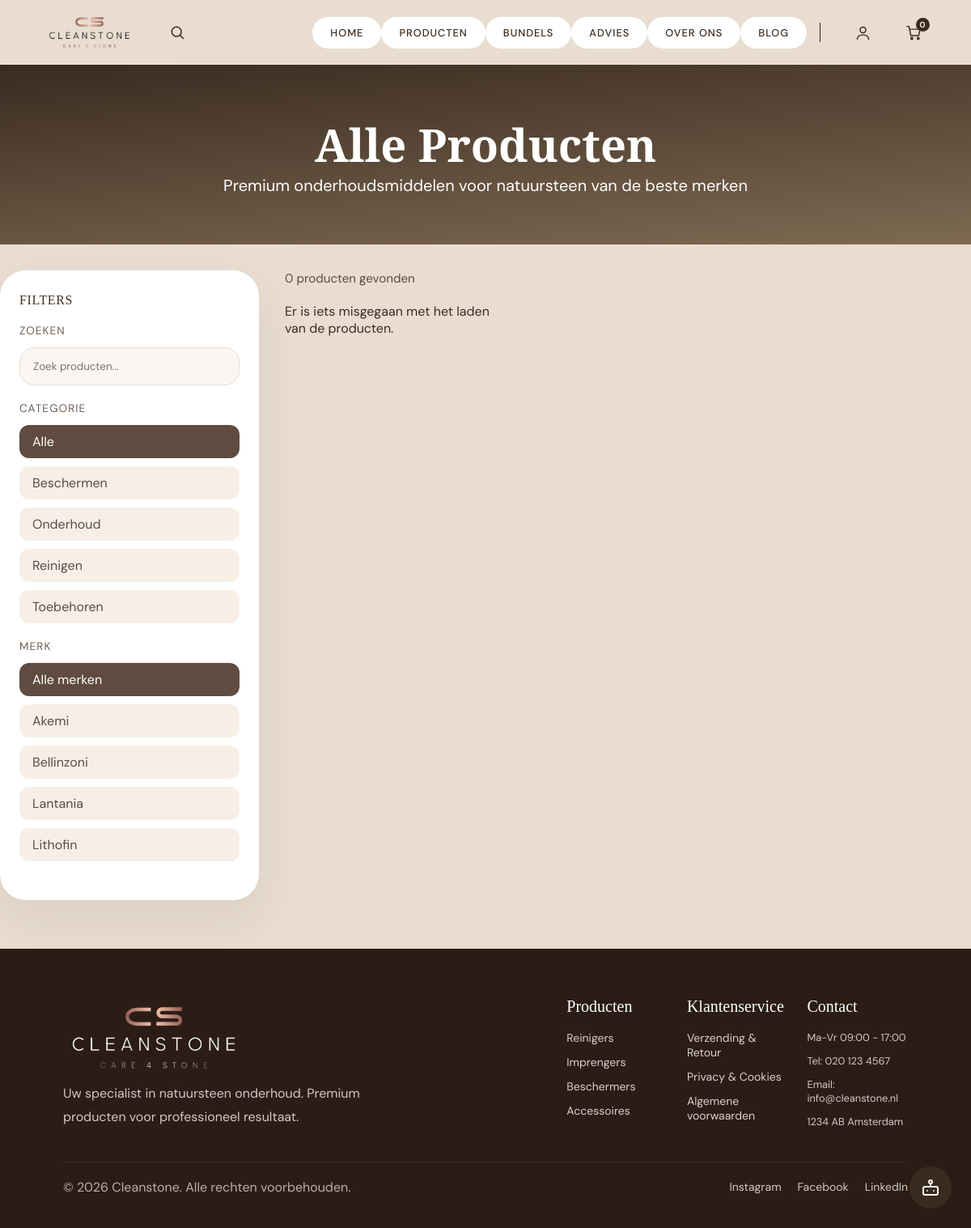
Screenshot of /public/producten.php with the database file from the repository.
### tables this page shows
CREATE TABLE `categories` (
                              `id` int(11) NOT NULL,
                              `parent_id` int(11) DEFAULT NULL,
                              `name` varchar(100) NOT NULL,
                              `slug` varchar(100) DEFAULT NULL
);

CREATE TABLE `brands` (
                          `id` int(11) NOT NULL,
                          `name` varchar(100) NOT NULL,
                          `logo` varchar(255) DEFAULT NULL
);

### config/db_config.php (called while the page is built)
<?php
return [
    'servername' => getenv('DB_HOST'),
    'username'   => getenv('DB_USER'),
    'password'   => getenv('DB_PASS'),
    'dbname'     => getenv('DB_NAME')
];

### controllers/DatabaseController.php (called while the page is built, shortened)
<?php
class DatabaseController
{
    private PDO $pdo;
    public function __construct()
    {
        $config = require __DIR__ . '/../config/db_config.php';
        try {
            $dsn = "mysql:host={$config['servername']};dbname={$config['dbname']};charset=utf8mb4";
            $this->pdo = new PDO($dsn, $config['username'], $config['password'], [
                PDO::ATTR_ERRMODE => PDO::ERRMODE_EXCEPTION,
                PDO::ATTR_DEFAULT_FETCH_MODE => PDO::FETCH_ASSOC,
            ]);
        } catch (PDOException $e) {
            die("Database connection failed: " . $e->getMessage());
        }
    }
    public function read(string $query, array $params = []): array
    {
        try {
            $stmt = $this->pdo->prepare($query);
            $stmt->execute($params);
            return $stmt->fetchAll(PDO::FETCH_ASSOC) ?: [];
        } catch (PDOException $e) {
            die("DB ERROR: " . $e->getMessage());
        }
    }
}

### public/producten.php (the view, shortened to what this page needs)
<?php
if (!isset($products, $categories, $brands)) {
    require_once __DIR__ . '/../controllers/DatabaseController.php';
    $db = new controllers\DatabaseController();
    $categories = $db->read("SELECT id, name, slug FROM categories WHERE parent_id IS NULL ORDER BY name") ?: [];
    $brands = $db->read("SELECT id, name FROM brands ORDER BY name") ?: [];
}
?>
<!doctype html>
<html lang="nl">
<head>
    <link rel="stylesheet" href="/public/css/main.css">
    <link rel="stylesheet" href="/public/css/header.css">
    <link rel="stylesheet" href="/public/css/footer.css">
    <link rel="stylesheet" href="/public/css/producten.css">
</head>
<body>
    <?php include __DIR__ . '/../component/header.php'; ?>
    <main class="products-page">
                <div class="page-title">
                    <h1>Alle Producten</h1>
                    <p class="hero-copy">Premium onderhoudsmiddelen voor natuursteen van de beste merken</p>
                </div>
        <div class="container products-layout">
            <aside class="filters">
                <h3>Filters</h3>
                <div class="filter-group">
                    <label>Zoeken</label>
                    <input id="product-search" type="search" placeholder="Zoek producten...">
                </div>
                <div class="filter-group">
                    <label>Categorie</label>
                    <ul>
                        <li><a class="active" href="#" data-category="all">Alle</a></li>
                        <?php foreach ($categories as $cat): ?>
                            <li><a href="#" data-category="<?php echo htmlspecialchars($cat['slug']); ?>"><?php echo htmlspecialchars($cat['name']); ?></a></li>
                        <?php endforeach; ?>
                    </ul>
                </div>
                <div class="filter-group">
                    <label>Merk</label>
                    <ul>
                        <li><a class="active" href="#" data-brand="all">Alle merken</a></li>
                        <?php foreach ($brands as $brand): ?>
                            <li><a href="#" data-brand="<?php echo htmlspecialchars($brand['name']); ?>"><?php echo htmlspecialchars($brand['name']); ?></a></li>
                        <?php endforeach; ?>
                    </ul>
                </div>
            </aside>
            <div class="products-grid-wrapper">
                <div class="products-grid-intro">
                    <p id="product-count">Laden...</p>
                </div>
                <section id="products-grid" class="products-grid"></section>
            </div>
        </div>
    </main>
    <?php require_once __DIR__ . '/../component/aiChat.php'; ?>
    <?php include __DIR__ . '/../component/footer.php'; ?>
</body>
</html>

### public/css/main.css (style rules this page uses)
:root { --title-font: "Playfair Display", serif; --body-font: 'DM Sans', sans-serif; --charcoal-clay: #3A2B20; --rustic-taupe: #7E6A52; --warm-beige: #B89C82; --creamy-taupe: #DACFB6; --soft-white: #F9F5ED; --white: #fff; --green: #00C950; --title-size: 2rem; --page-title-size: 3.5rem; --section-title-size: 1rem; --small-title-size: 1.25rem; --paragraph-size: 1rem; --list-text-size: 0.8rem; --button-size: 0.95rem; --badge-size: 0.8rem; }
* { box-sizing: border-box; margin: 0; padding: 0; }
h1, h2, h3, h4, h5, h6 { font-family: var(--title-font); font-weight: 500; }
p, ul, ol, dl, dt, dd ,a, span, button, input, textarea { font-family: var(--body-font); }
p { font-size: var(--paragraph-size); }
body { font-family: var(--body-font); padding-top: 80px; background-color: #E8DDD0; color: var(--charcoal-clay); }
.page-title { width: 100%; text-align: center; padding: 60px 40px; background: linear-gradient(-185deg, var(--charcoal-clay) 0%, var(--rustic-taupe) 100%); }
.page-title h1 { font-size: var(--page-title-size); font-weight: 650; color: var(--white); }
.page-title p { font-size: var(--small-title-size); color: var(--white); }

### public/css/producten.css (style rules this page uses)
.container { max-width: 1200px; margin: 0 auto; padding: 0 20px; }
.products-layout { display: grid; grid-template-columns: 320px minmax(0, 1fr); gap: 32px; margin-top: 32px; padding: 0 0 60px; }
.filters { position: sticky; top: 70px; background: #ffffff; border-radius: 32px; padding: 28px 24px; max-height: fit-content; box-shadow: 0 24px 60px rgba(65, 47, 35, 0.08); }
.filters h3 { font-size: 1rem; margin-bottom: 20px; color: #3f3127; letter-spacing: 0.04em; text-transform: uppercase; }
.filter-group { margin-bottom: 20px; }
.filter-group label { display: block; margin-bottom: 12px; font-size: 0.85rem; color: #6f5f54; text-transform: uppercase; letter-spacing: 0.08em; }
.filter-group input { width: 100%; padding: 14px 16px; border-radius: 18px; border: 1px solid #e6dfda; background: #fbf6f1; color: #3f3127; }
.filter-group ul { list-style: none; padding-left: 0; margin: 0; }
.filter-group ul li { margin: 10px 0; }
.filter-group a { display: inline-flex; width: 100%; padding: 10px 16px; border-radius: 12px; color: #5b4b44; text-decoration: none; background: #f7efe6; transition: background 0.2s ease, color 0.2s ease; }
.filter-group a:hover, .filter-group a.active { background: #5f4b3f; color: #fff; }
.products-grid-wrapper { display: flex; flex-direction: column; gap: 20px; }
.products-grid-intro p { font-size: 0.95rem; color: #5b4b44; }
.products-grid { display: grid; grid-template-columns: repeat(3, minmax(0, 1fr)); gap: 24px; }

### rows the page displays
categories: name "Beschermen"
categories: name "Onderhoud"
categories: name "Reinigen"
categories: name "Toebehoren"
brands: name "Akemi"
brands: name "Bellinzoni"
brands: name "Lantania"
brands: name "Lithofin"
